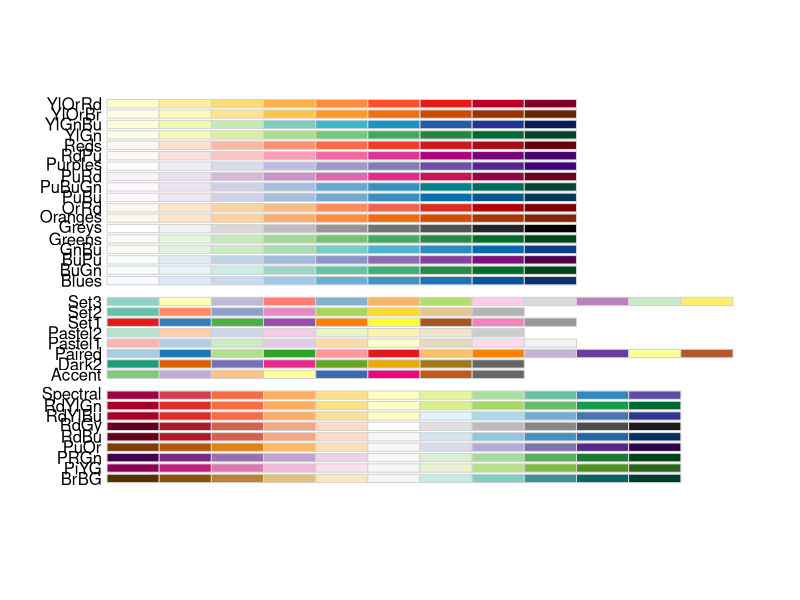
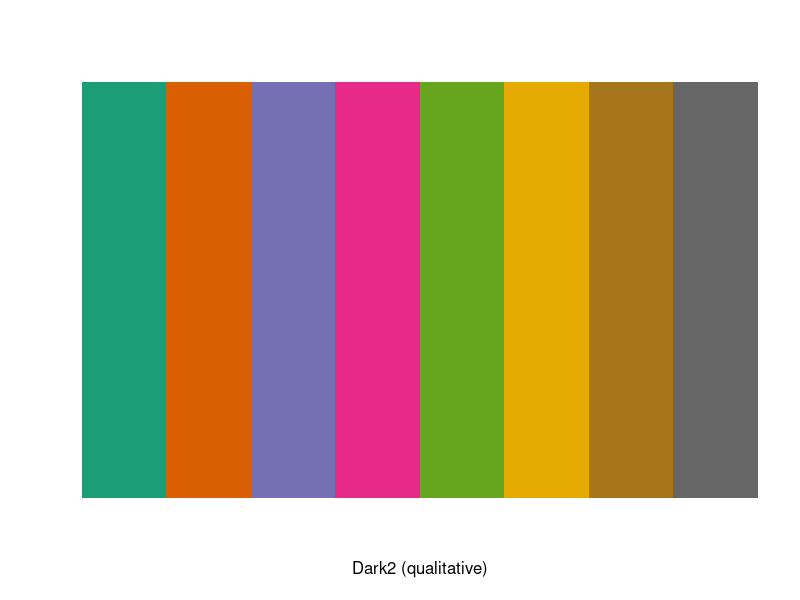
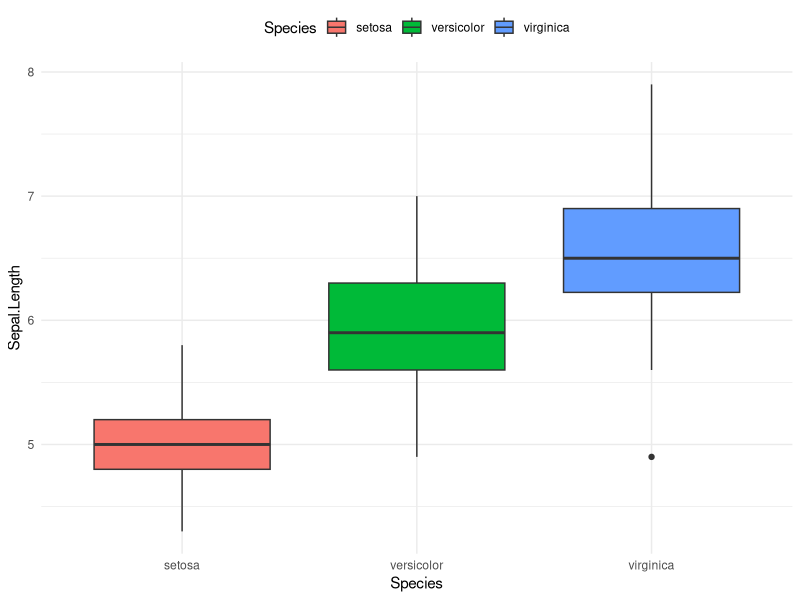
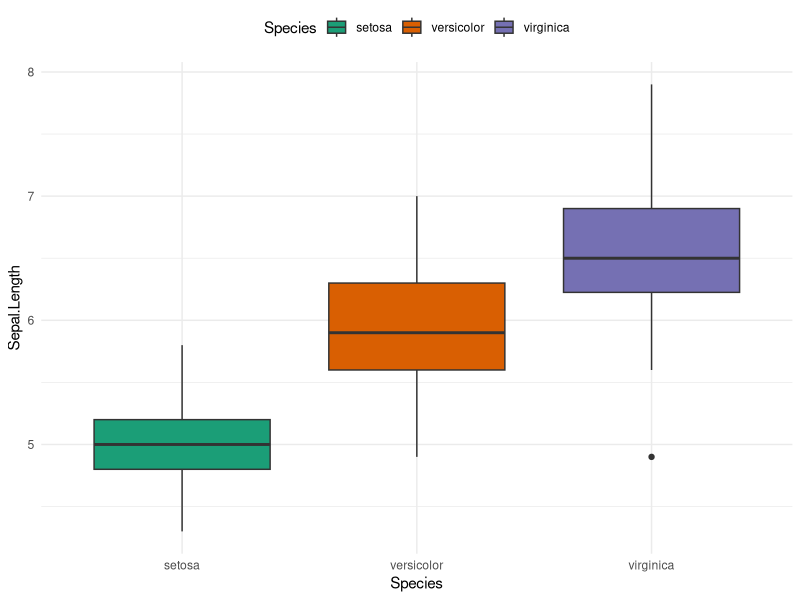
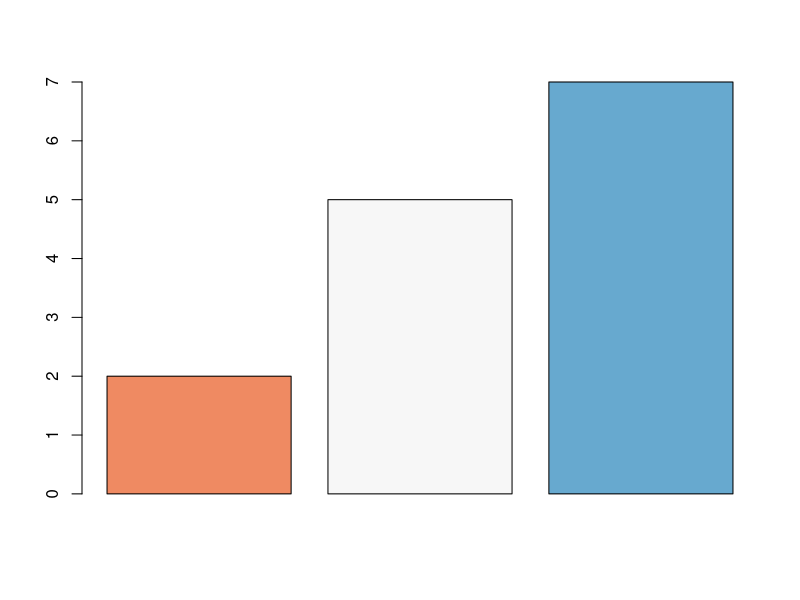

These charts were generated, in order, by the following R code:
library(RColorBrewer)

display.brewer.all()

display.brewer.pal(n = 8, name = 'Dark2')

brewer.pal(n = 8, name = "Dark2")

library("ggplot2")
# Box plot: changing the fill color by Species
bp <- ggplot(iris, aes(Species, Sepal.Length)) + 
  geom_boxplot(aes(fill = Species)) +
  theme_minimal() +
  theme(legend.position = "top")
bp

# Box plot
bp + scale_fill_brewer(palette = "Dark2")

barplot(c(2,5,7), col = brewer.pal(n = 3, name = "RdBu"))
